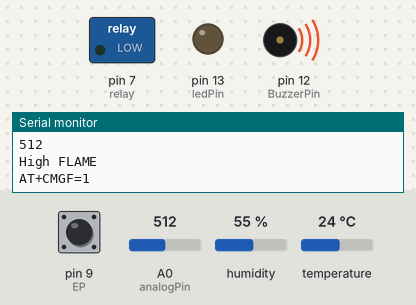
A sketch run on a simulated Arduino Uno, built with avr-gcc and run on an emulated ATmega328P. Parts: switched loads named in the sketch (green lamp = pin HIGH), output pins drawn as LEDs (lit = HIGH), buzzer (waves = sounding, pin HIGH), the last lines printed to the serial monitor. The test bench sets the inputs (shaded band); at power-on: A0 (analogPin) = 512, pin 9 (EP) LOW, humidity 55 %, temperature 24 °C.

Above: at 1.2 s.
1.3 s: A0 (analogPin) set to 410
7.5 s: A0 (analogPin) set to 392
At 12.0 s:
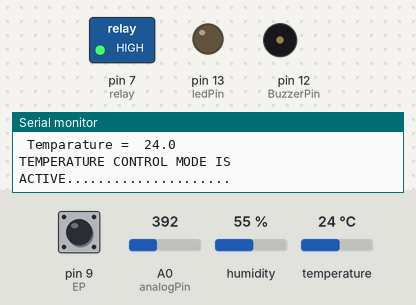
13.1 s: A0 (analogPin) set to 510
At 14.6 s:
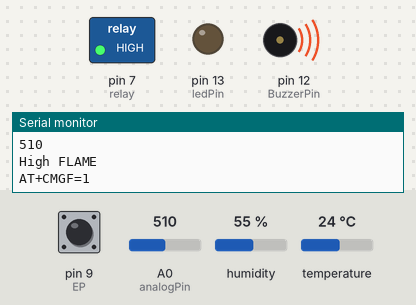
15.3 s: A0 (analogPin) set to 390
At 20.1 s:
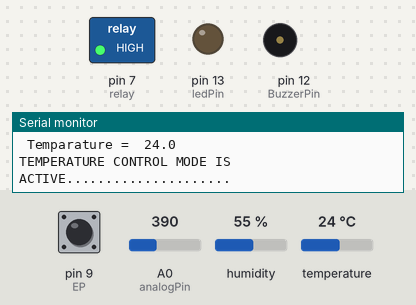
20.7 s: pin 9 (EP) pulsed HIGH 2 times (0.12 s each, 0.3 s apart)
At 21.4 s:
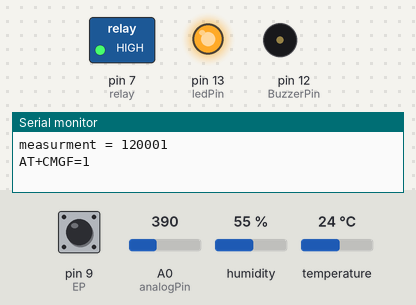
Timing chart, 0 to 27.7 s (numbered marks = the images above; inputs shaded):
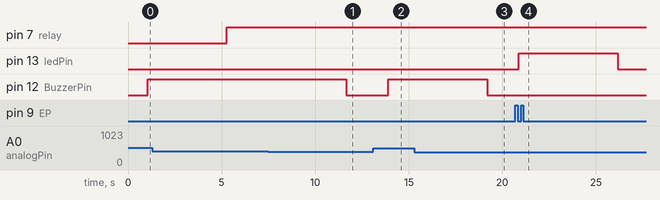

Measured:
- the behaviour switches between 401 and 400 on A0 (analogPin) (found by bisection; images 0 and 1)
- after the input at 7.5 s, pin 12 (BuzzerPin): HIGH → LOW after 4.2 s
- after the input at 13.1 s, pin 12 (BuzzerPin): LOW → HIGH after 0.80 s
- after the input at 15.3 s, pin 12 (BuzzerPin): HIGH → LOW after 3.9 s
- after the input at 20.7 s, pin 13 (ledPin): LOW → HIGH after 0.17 s, → LOW 5.3 s later

The sketch:

Earthqk+Flame+TempCont.ino
```cpp
/* Earthquake + fire alert code (Arduino)

   D9                 Vibration DOut
   A0                 Fire AOut
   D12                Fire alert buzzer
   D13                Indication LED Earthquake
   D0                 Tx GSM
   D1                 Rx GSM
   D3                 DHT11 DOut
   D7                 Relay
*/

#include<dht.h>
dht DHT;
#define DHT11_PIN 3

int ledPin = 13;
int EP =9;
const int analogPin = A0;    // Flame Sensor (A0) to Arduino analog input pin A0
const int BuzzerPin = 12;       // Buzzer output pin
const int threshold = 400;
const int relay = 7;
String message = "";


void setup()
{
  pinMode(relay,OUTPUT);
  pinMode(ledPin, OUTPUT);
  pinMode(BuzzerPin, OUTPUT);
  pinMode(EP, INPUT); //set EP input for measurment
  Serial.begin(9600); //init serial 9600
 // Serial.println("----------------------Vibration demo------------------------");
}


void loop()
{

  long measurement =TP_init();                                //Earthquake algorithm
  delay(50);
  Serial.print("measurment = ");
  Serial.println(measurement);
  if (measurement > 500)
  {
    digitalWrite(ledPin, HIGH);
    message = "Earthquake detected in RMK warehouse......";
    SendSMS();
    delay(1000);
  }
  else
  {
    digitalWrite(ledPin, LOW);
  }


  int analogValue = analogRead(analogPin);                   //Fire accident algorithm
  Serial.println(analogValue); //serial print the FLAME sensor value

  if (analogValue > threshold)
  {
    digitalWrite(BuzzerPin, HIGH);
    Serial.println("High FLAME");
    message = "Fire alert in RMK warehouse............";
    SendSMS();
    delay(1000);
  }
  else
  {
    digitalWrite(BuzzerPin, LOW);
    Serial.println("No flame");
  }

  int chk = DHT.read11(DHT11_PIN);
  Serial.print(" Temparature =  ");
  Serial.println(DHT.temperature, 1);
  if(DHT.temperature<36)
  {
    digitalWrite(relay,HIGH);
    Serial.println("TEMPERATURE CONTROL MODE IS ACTIVE.....................");
    Serial.println();
    Serial.println();
    Serial.println();
  }
  else
  {
    digitalWrite(relay,LOW);
  }


}


long TP_init()
{
  delay(10);
  long measurement=pulseIn (EP, HIGH);  //wait for the pin to get HIGH and returns measurement
  return measurement;
}


void SendSMS()
{
  Serial.println("AT+CMGF=1");    //To send SMS in Text Mode
  delay(1000);
  Serial.println("AT+CMGS=\"+919884806511\"\r"); //Change to destination phone number
  delay(1000);
  Serial.println(message);//the content of the message
  delay(200);
  Serial.println((char)26); //the stopping character Ctrl+Z
  delay(1000);
  message = "";
}
```
